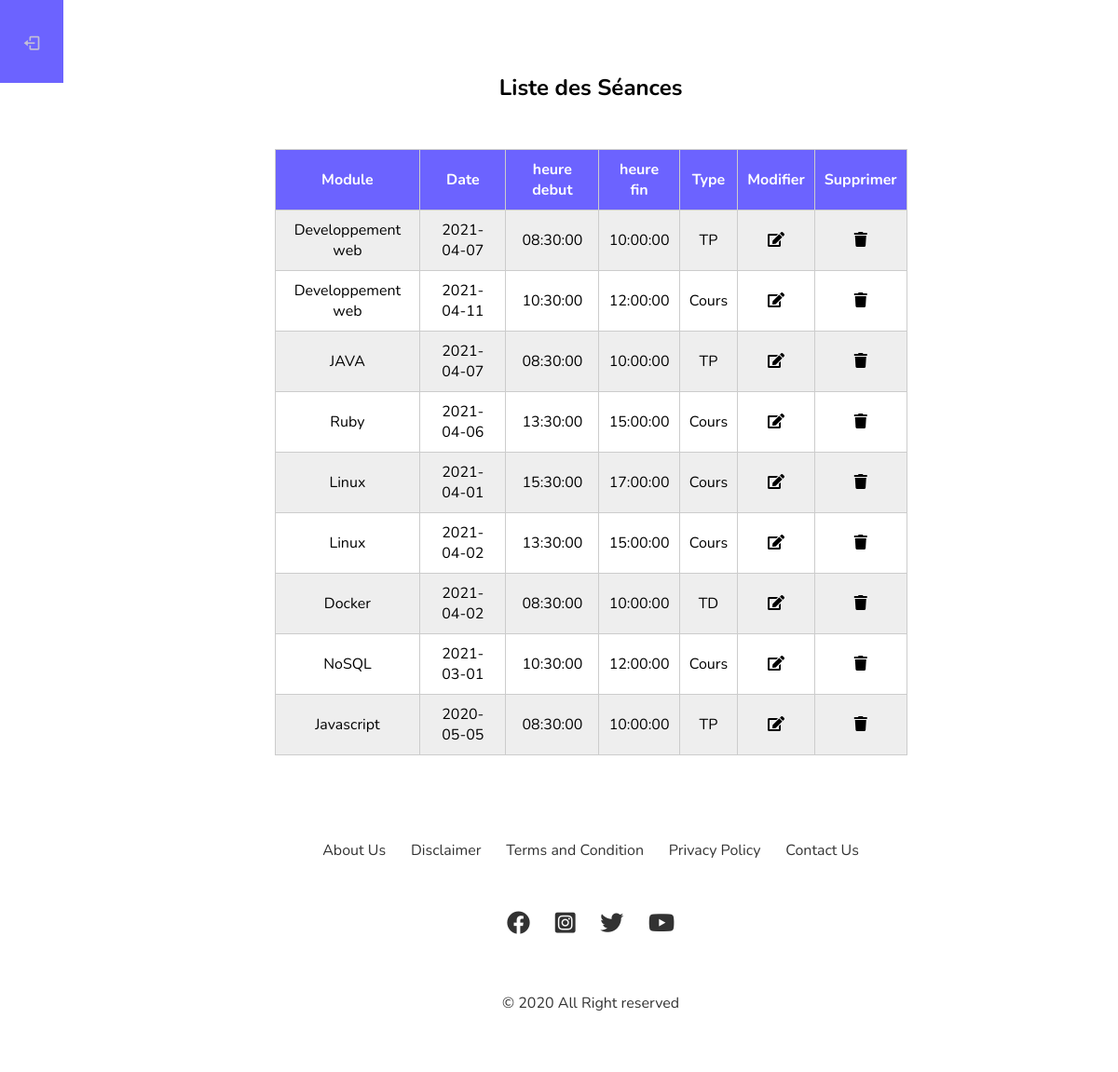
The page /insertSeance.php (signed in, lower part) on the database as committed earlier.
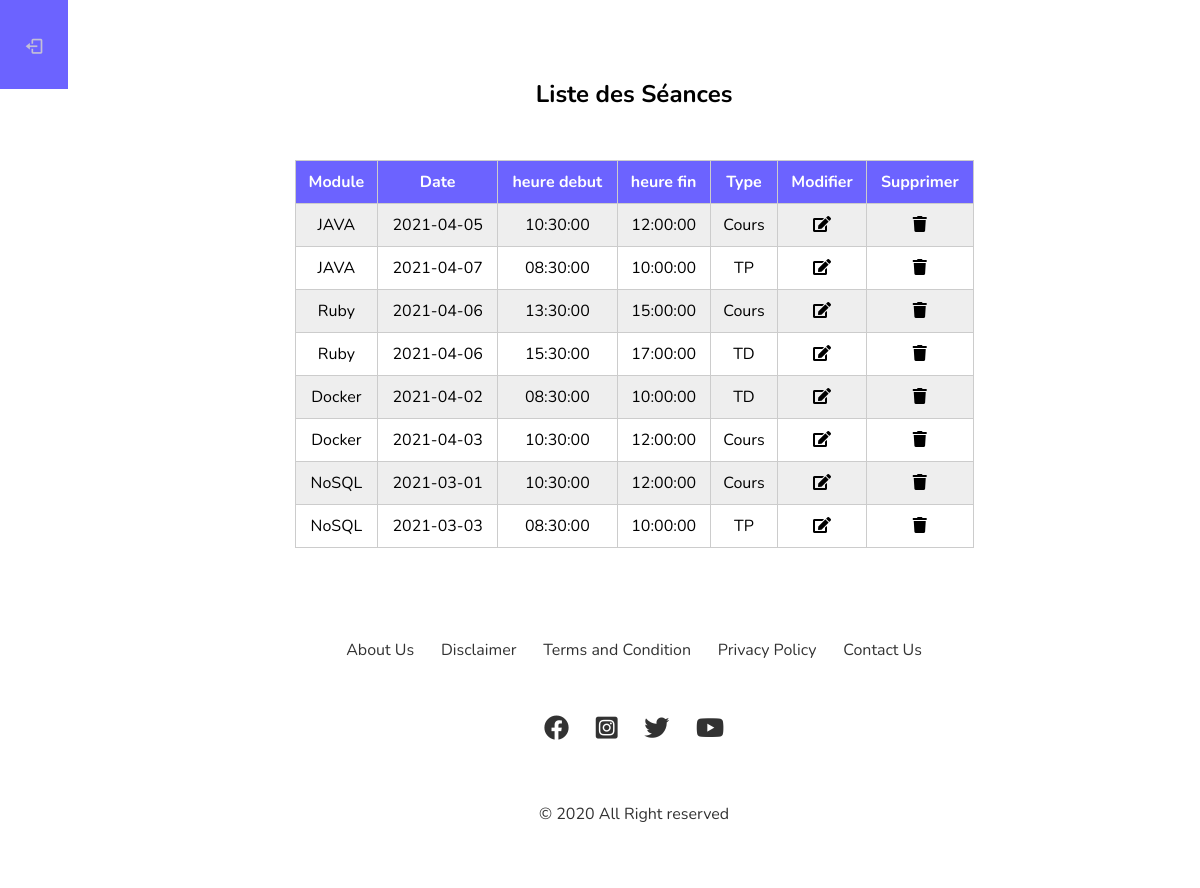
The same page on the database as committed later.
### tables this page shows
CREATE TABLE `module` (
  `id_module` int(11) NOT NULL,
  `intitule_module` varchar(30) NOT NULL,
  `fk_enseigne` int(11) NOT NULL
);

CREATE TABLE `seance` (
  `id_seance` int(11) NOT NULL,
  `date_seance` date NOT NULL,
  `heure_debut` time DEFAULT NULL,
  `heure_fin` time DEFAULT NULL,
  `type_seance` varchar(15) NOT NULL,
  `fk_seance_module` int(11) NOT NULL,
  `fk_seance_enseignant` int(11) NOT NULL
);

### insertSeance.php (the view, shortened to what this page needs)
<?php
require_once "connect.php";
$fk_enseigne = $_SESSION['id_user'];
$results_seance  = mysqli_query($db, "SELECT * FROM seance WHERE fk_seance_enseignant = '$fk_enseigne' ");
?>
<!DOCTYPE html>
<html lang="en">
<head>
  <link href="https://cdn.jsdelivr.net/npm/boxicons@2.0.5/css/boxicons.min.css" rel="stylesheet" />
  <link rel="stylesheet" href="https://cdnjs.cloudflare.com/ajax/libs/font-awesome/5.15.2/css/all.min.css" />
  <link rel="stylesheet" href="sass/insertSeance.css" />
</head>
<body id="body-pd">
  <div class="l-navbar" id="nav-bar">
    <nav class="nav">
      <a href="login.php" class="nav__link">
        <i class="bx bx-log-out nav__icon"></i>
      </a>
    </nav>
  </div>
  <table style="overflow-x: auto">
    <h2>
      Liste des Séances
    </h2>
    <thead>
      <tr>
        <th class="cut-col">Module</th>
        <th>Date</th>
        <th>heure debut</th>
        <th class="cut-col">heure fin</th>
        <th class="cut-col">Type</th>
        <th>Modifier</th>
        <th>Supprimer</th>
      </tr>
    </thead>
    <tbody>
      <?php while ($row = mysqli_fetch_array($results_seance)) { ?>
        <tr>
          <td class="cut-col" data-column="JS">
            <?php
            $fk_m = $row['fk_seance_module'];
            $results_m  = mysqli_query($db, "SELECT intitule_module FROM module WHERE id_module = '$fk_m'");
            while ($row1 = mysqli_fetch_array($results_m)) {
              echo $row1['intitule_module'];
            }
            ?>
          </td>
          <td data-column="Date"><?php echo $row['date_seance']; ?></td>
          <td data-column="heure debut"><?php echo $row['heure_debut']; ?></td>
          <td class="cut-col" data-column="heure fin"><?php echo $row['heure_fin']; ?></td>
          <td class="cut-col" data-column="Type"><?php echo $row['type_seance']; ?></td>
          <td data-column="Modifier">
            <i class="fas fa-edit table-edit-icon"></i>
          </td>
          <td data-column="Supprimer">
            <i class="fas fa-trash table-trash-icon"></i>
          </td>
        </tr>
      <?php } ?>
    </tbody>
  </table>
  <?php include 'footer.php' ?>
</body>
</html>

Rows that differ between the two databases and show on the page:
no longer on this page (row edited): seance: date_seance "2021-04-07", heure_debut "08:30:00", heure_fin "10:00:00", type_seance "TP"
no longer on this page (row unchanged): module: intitule_module "Developpement web"
no longer on this page (row edited): seance: date_seance "2021-04-11", heure_debut "10:30:00", heure_fin "12:00:00", type_seance "Cours"
no longer on this page (row edited): seance: date_seance "2021-04-01", heure_debut "15:30:00", heure_fin "17:00:00", type_seance "Cours"
no longer on this page (row unchanged): module: intitule_module "Linux"
no longer on this page (row edited): seance: date_seance "2021-04-02", heure_debut "13:30:00", heure_fin "15:00:00", type_seance "Cours"
no longer on this page (row edited): seance: date_seance "2020-05-05", heure_debut "08:30:00", heure_fin "10:00:00", type_seance "TP"
no longer on this page (row unchanged): module: intitule_module "Javascript", shown under "2020-05-05"
now on this page (row edited): seance: date_seance "2021-04-05", heure_debut "10:30:00", heure_fin "12:00:00", type_seance "Cours", module (intitule_module "JAVA")
now on this page (row edited): seance: date_seance "2021-04-06", heure_debut "15:30:00", heure_fin "17:00:00", type_seance "TD", module (intitule_module "Ruby")
now on this page (row edited): seance: date_seance "2021-04-03", heure_debut "10:30:00", heure_fin "12:00:00", type_seance "Cours", module (intitule_module "Docker")
now on this page (row edited): seance: date_seance "2021-03-03", heure_debut "08:30:00", heure_fin "10:00:00", type_seance "TP", module (intitule_module "NoSQL")
